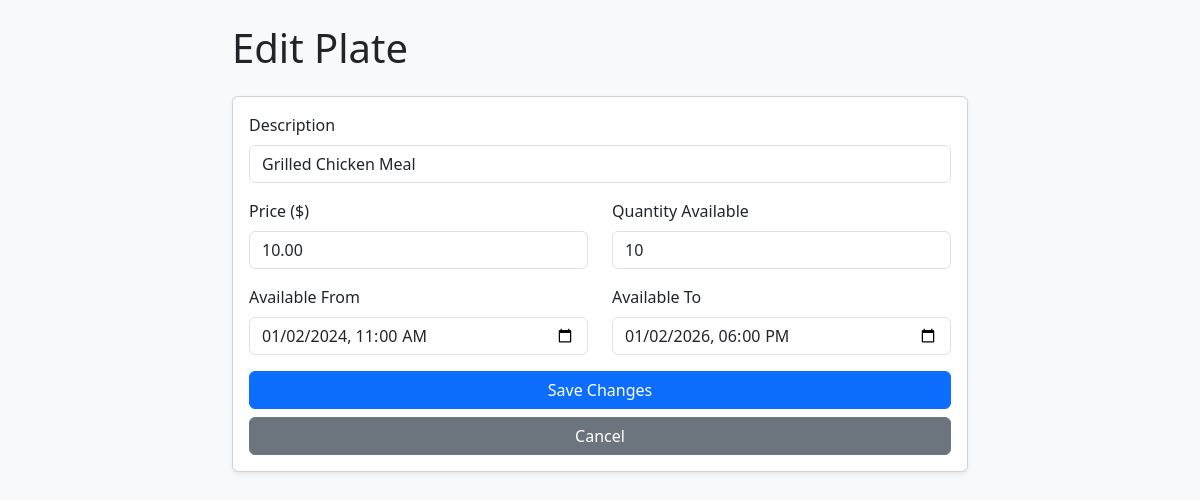
The app's page /edit_plate.php?id=2 (signed in) with its own data.
### tables this page shows
CREATE TABLE Plates (
    id INT AUTO_INCREMENT PRIMARY KEY,
    owner_id INT NOT NULL,
    description VARCHAR(256),
    available_from DATETIME NOT NULL,
    available_to DATETIME NOT NULL,
    price DECIMAL(10,2) NOT NULL,
    quantity_available INT NOT NULL,
    FOREIGN KEY (owner_id) REFERENCES Users(id)
);

### edit_plate.php (the view, shortened to what this page needs)
<?php
$plateData = null;
global $db_conn;
if (isset($_GET['id'])) {
    $plate_id = intval($_GET['id']);
    $owner_id = $_SESSION['user']['id'];
    $stmt = $db_conn->prepare("SELECT * FROM Plates WHERE id = ? AND owner_id = ?");
    $stmt->bind_param("ii", $plate_id, $owner_id);
    $stmt->execute();
    $result = $stmt->get_result();
    $plateData = $result->fetch_assoc();
} else {
    header("Location: restaurant_homepage.php");
    exit();
}
?>
<!DOCTYPE html>
<html lang="en">
<head>
    <link href="https://cdn.jsdelivr.net/npm/bootstrap@5.3.0/dist/css/bootstrap.min.css" rel="stylesheet">
</head>
<body class="bg-light">
<div class="container py-4">
    <div class="row justify-content-center">
        <div class="col-md-8">
            <h1 class="mb-4">Edit Plate</h1>
            <div class="card shadow-sm">
                <div class="card-body">
                    <form method="post">
                        <div class="mb-3">
                            <label class="form-label">Description</label>
                            <input type="text" name="description" class="form-control"
                                   value="<?php echo htmlspecialchars($plateData['description']); ?>" required>
                        </div>
                        <div class="row mb-3">
                            <div class="col">
                                <label class="form-label">Price ($)</label>
                                <input type="number" step="0.01" name="price" class="form-control"
                                       value="<?php echo htmlspecialchars($plateData['price']); ?>" required>
                            </div>
                            <div class="col">
                                <label class="form-label">Quantity Available</label>
                                <input type="number" name="quantity" class="form-control"
                                       value="<?php echo intval($plateData['quantity_available']); ?>" required>
                            </div>
                        </div>
                        <div class="row mb-3">
                            <div class="col">
                                <label class="form-label">Available From</label>
                                <input type="datetime-local" name="available_from" class="form-control"
                                       value="<?php echo date('Y-m-d\TH:i', strtotime($plateData['available_from'])); ?>" required>
                            </div>
                            <div class="col">
                                <label class="form-label">Available To</label>
                                <input type="datetime-local" name="available_to" class="form-control"
                                       value="<?php echo date('Y-m-d\TH:i', strtotime($plateData['available_to'])); ?>" required>
                            </div>
                        </div>
                        <div class="d-grid gap-2">
                            <button type="submit" class="btn btn-primary">Save Changes</button>
                            <a href="restaurant_homepage.php" class="btn btn-secondary">Cancel</a>
                        </div>
                    </form>
                </div>
            </div>
        </div>
    </div>
</div>
</body>
</html>

### records on screen
plates: description "Grilled Chicken Meal", price "10.00", quantity "10", available_from "01/02/2024 11:00", available_to "01/02/2026 18:00"
